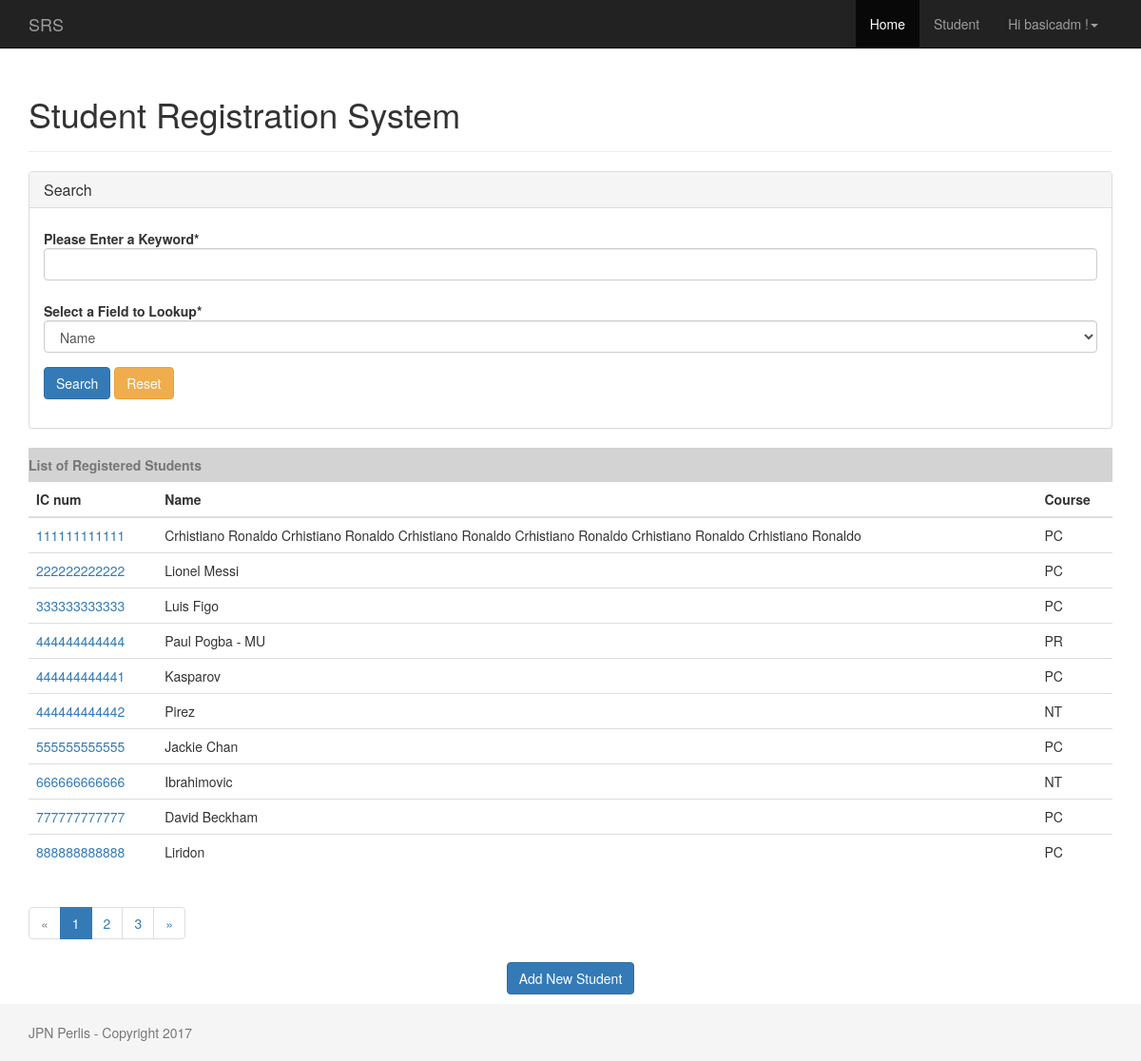
The app's page /home/ (signed in) with its own data.
### student/models.py (models this page shows, shortened)
class Student(models.Model):
    PROGAMMING = 'PR'
    NETWORKING = 'NT'
    PCTECH = 'PC'
    COURSE_CHOICES = (
        (PROGAMMING, 'Programming'),
        (NETWORKING, 'Networking'),
        (PCTECH, 'PC Technichian'),
    )
    createdby = models.ForeignKey('auth.User',on_delete=models.CASCADE)
    icnum = models.CharField('ID Number',max_length=12,unique=True,blank=False,null=False)
    name = models.CharField('Name',max_length=300)
    course = models.CharField('Courserwork',max_length=2,choices=COURSE_CHOICES,default=PCTECH,)
    created_date = models.DateTimeField('Created Date',default=timezone.now)

### student/views.py (the view)
# urls.py: 2. Add a URL to urlpatterns:  path('', views.home, name='home')
def home(request):
    if request.method == "POST" :
        select_buttons = request.POST.get("select_buttons", "")
        search = request.POST.get("search", "")
        page = 1
        if select_buttons == 'icnum':
            students = Student.objects.filter(icnum__startswith=search).order_by('created_date')
        elif select_buttons == 'course':
            students = Student.objects.filter(course__startswith=search).order_by('created_date')
        else:
            students = Student.objects.filter(name__startswith=search).order_by('created_date')
        if students:
            messages.success(request, str(len(students)) + " record(s) was/were found for keyword = " + str(request.POST.get("search", "")))
            page = 1
        else:
            messages.error(request, "Sorry, No record was found for keyword = " + str(request.POST.get("search", "")))
    else:
        select_buttons = request.GET.get("select_buttons", "")
        search = request.GET.get("search", "")
        if search:
            if select_buttons == 'icnum':
                students = Student.objects.filter(icnum__startswith=search).order_by('created_date')
            elif select_buttons == 'course':
                students = Student.objects.filter(course__startswith=search).order_by('created_date')
            else:
                students = Student.objects.filter(name__startswith=search).order_by('created_date')
        else:
            students = Student.objects.all().order_by('created_date')
        page = request.GET.get('page', 1)
    paginator = Paginator(students, 10)
    try:
        students = paginator.page(page)
    except PageNotAnInteger:
        students = paginator.page(1)
    except EmptyPage:
        students = paginator.page(paginator.num_pages)
    return render(request, 'student/home.html', {'form': SearchForm(), 'students': students,
        'search':search, 'select_buttons': select_buttons })

### student/forms.py
class SearchForm(forms.Form):
    search = forms.CharField(label="Please Enter a Keyword")
    select_buttons = forms.ChoiceField(
        label='Select a Field to Lookup',
        choices = (
            ('name', "Name"),
            ('icnum', "ID/IC Number"),
            ('course', "Course")
        ),
        widget = forms.Select,
        initial = 'name',
    )
    helper = FormHelper()
    helper.form_class = 'form-horizontal'
    helper.layout = Layout(
        Field('search', css_class='input-xlarge'),
        Field('select_buttons', css_class='input-xlarge'),
        FormActions(
            Submit('submit_change', 'Search', css_class="btn-primary"),
            HTML('<a class="btn btn-warning" href={% url "student_home" %}>Reset</a>'),
        )
    )

### templates/student/home.html (shortened to what this page needs)
{% extends 'baseproj.html' %}
{% load crispy_forms_tags %}
{% block content %}
<div class="page-header">
  <h1>Student Registration System</h1>
</div>
<div class="panel panel-default">
    <div class="panel-heading">
        <h1 class="panel-title">Search</h1>
    </div>
    <div class="panel-body">
      {% crispy form %}
    </div>
</div>
   	<table class="table">
      <caption style="border: inherit; background-color: lightgrey;">
            <span class="align-centre"><strong>List of Registered Students</strong></span>
        </caption>
        <thead class="thead-inverse">
          <tr>
            <th>IC num</th>
            <th>Name</th>
            <th>Course</th>
          </tr>
        </thead>
        <tbody>
        {% if students  %}
          {% for student in students %}
            <tr>
              <td>
                <a href="{% url 'student_detail' student.pk %}">{{ student.icnum }}</a>
              </td>
              <td class="align-middle">{{ student.name }}</td>
              <td class="align-middle">{{ student.course }}</td>
            </tr>
          {% endfor %}
        {% else %}
        	<tr>
        	  <td colspan="3">No Records so far..!!</td>
              <td>
              </td>
            </tr>
        {% endif %}
        </tbody>
    </table>
    <div class="center-block">
      {% if students.has_other_pages %}
        <ul class="pagination">
          {% if students.has_previous %}
            <li><a href="?page={{ students.previous_page_number }}&search={{ search }}&select_buttons={{ select_buttons }}">&laquo;</a></li>
          {% else %}
            <li class="disabled"><span>&laquo;</span></li>
          {% endif %}
          {% for i in students.paginator.page_range %}
            {% if students.number == i %}
              <li class="active"><span>{{ i }} <span class="sr-only">(current)</span></span></li>
            {% else %}
              <li><a href="?page={{ i }}&search={{ search }}&select_buttons={{ select_buttons }}">{{ i }}</a></li>
            {% endif %}
          {% endfor %}
          {% if students.has_next %}
            <li><a href="?page={{ students.next_page_number }}&search={{ search }}&select_buttons={{ select_buttons }}">&raquo;</a></li>
          {% else %}
            <li class="disabled"><span>&raquo;</span></li>
          {% endif %}
        </ul>
      {% endif %}
    </div>
       <p class="text-center">
	    <a href="{% url 'student_new' %}" class="btn btn-primary" >Add New Student</a>
	  </p>
{% endblock %}

### templates/baseproj.html (shortened to what this page needs)
{% load static %}
{% load i18n %}
<!DOCTYPE html>
<html lang="en">
  <head>
    <link rel="stylesheet" href="{% static 'css/bootstrap.min.css' %}">
    <link href="{% static 'css/ie10-viewport-bug-workaround.css' %}" rel="stylesheet">
    <link rel="stylesheet" href="{% static 'css/sticky-footer-navbar.css' %}">
  </head>
  <body>
    {% block navbar %}
    <nav class="navbar navbar-inverse navbar-fixed-top">
      <div class="container">
        <div class="navbar-header">
          <a class="navbar-brand" href="#">SRS</a>
        </div>
        <div id="navbar" class="collapse navbar-collapse navbar-right">
          <ul class="nav navbar-nav">
            {% block home_navbar %}<li class="active"><a href="/">Home</a></li>{% endblock %}
            {% block student_navbar %}<li><a href="{% url 'student_home' %}">Student</a></li>{% endblock %}
            {% block user_navbar %}
              {% if user.is_authenticated %}
                <li class="dropdown">
                  <a href="#" class="dropdown-toggle" data-toggle="dropdown" role="button" aria-haspopup="true" aria-expanded="false"></span> Hi {{ user.username }} !<span class="caret"></span></a>
                </li>
              {% else %}
                <li><a href="/accounts/login/">Sign In</a></li>
                <li><a href="/accounts/signup/">Sign Up</a></li>
              {% endif %}
            {% endblock %}
          </ul>
        </div>
      </div>
    </nav>
    {% endblock %}
    {% block maincontent %}
    <div class="container">
      {% block content %}{% endblock %}
    </div>
    {% endblock %}
    {% block footer %}
    <footer class="footer">
      <div class="container">
        <p class="text-muted">JPN Perlis - Copyright 2017</p>
      </div>
    </footer>
    {% endblock %}
  </body>
</html>

### static/css/sticky-footer-navbar.css (style rules this page uses)
html { position: relative; min-height: 100%; }
body { margin-bottom: 60px; }
.footer { position: absolute; bottom: 0; width: 100%; height: 60px; background-color: #f5f5f5; }
.form-horizontal .form-group { margin-right: 0px; margin-left: 0px; }
body > .container { padding: 60px 15px 0; }
.container .text-muted { margin: 20px 0; }
.footer > .container { padding-right: 15px; padding-left: 15px; }

### records on screen
Student: icnum "111111111111", name "Crhistiano Ronaldo Crhistiano Ronaldo Crhistiano Ronaldo Crhistiano Ronaldo Crhistiano Ronaldo Crhistiano Ronaldo", course "PC"
Student: icnum "222222222222", name "Lionel Messi", course "PC"
Student: icnum "333333333333", name "Luis Figo", course "PC"
Student: icnum "444444444444", name "Paul Pogba - MU", course "PR"
Student: icnum "444444444441", name "Kasparov", course "PC"
Student: icnum "444444444442", name "Pirez", course "NT"
Student: icnum "555555555555", name "Jackie Chan", course "PC"
Student: icnum "666666666666", name "Ibrahimovic", course "NT"
Student: icnum "777777777777", name "David Beckham", course "PC"
Student: icnum "888888888888", name "Liridon", course "PC"

### other values on screen
{{ user.username }} "basicadm"
{{ i }} "1"
{{ i }} "2" "3"
